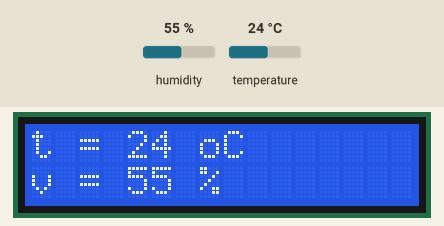
Bench run of a sketch on a simulated Arduino Uno, built with avr-gcc and run on an emulated ATmega328P. On the bench: 16×2 character LCD. Inputs (shaded band) come from the test bench; at power-on: humidity 55 %, temperature 24 °C.

Above: at 1.2 s.
1.3 s: humidity set to 22 %
At 3.3 s:
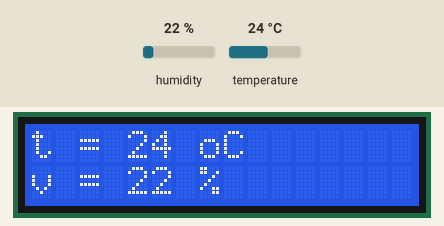
3.6 s: temperature set to 12 °C
At 4.7 s:
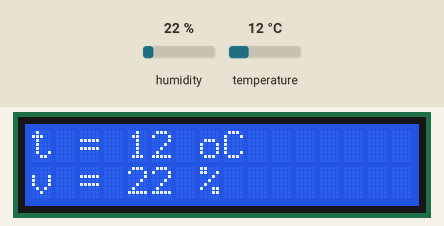
5.7 s: humidity set to 40 %
At 7.0 s:
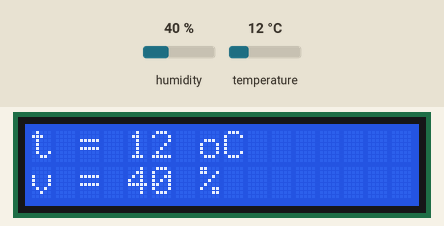
7.8 s: temperature set to 19 °C
At 9.4 s:
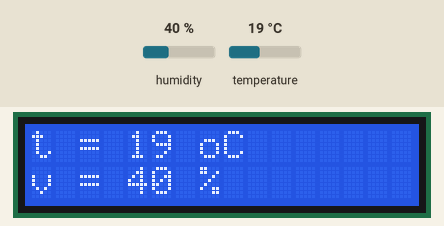
Timing chart, 0 to 10.9 s (numbered marks = the images above; inputs shaded):
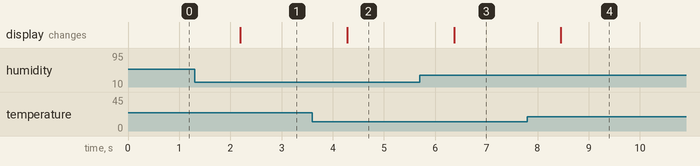

Measured:
- after the input at 1.3 s, the display: changes after 0.89 s (image 1)
- after the input at 3.6 s, the display: changes after 0.68 s (image 2)
- after the input at 5.7 s, the display: changes after 0.67 s (image 3)
- after the input at 7.8 s, the display: changes after 0.66 s (image 4)

The sketch:

senzor_teplota.ino
```cpp
#include <dht11.h>
#include <Wire.h>
#include <LiquidCrystal_I2C.h>

LiquidCrystal_I2C lcd(0x3F, 16, 2);

//vytvoří objekt DHT11 s názvem MojeCidlo
dht11 Senzor;

void setup() {
  // nastaví typ displeje na 20 znaků a 4 řádky (upravte dle sebe)
  lcd.begin();
  lcd.backlight();
}

void loop() {

  Senzor.read(0); // přečte údaje z čidla DTH11 připojeného na pin 0
  int hodnota = Senzor.temperature;  // přečte hodnotu z A0
  int vlhkost = Senzor.humidity;
lcd.setCursor(0, 0);
  lcd.print("t = ");           // napíše text t =
  lcd.print(hodnota);          // napíše hodnotu teploty
  lcd.print(" oC");              // napíše oC

  lcd.setCursor(0, 1);         // nastaví kurzor na čtvrtý řádek a první znak
  lcd.print("v = ");           // napíše text v =
  lcd.print(vlhkost);          // napíše hodnotu teploty
  lcd.print(" %   ");          // napíše %

  delay(1000);                       // čekej 1000ms
}
```
